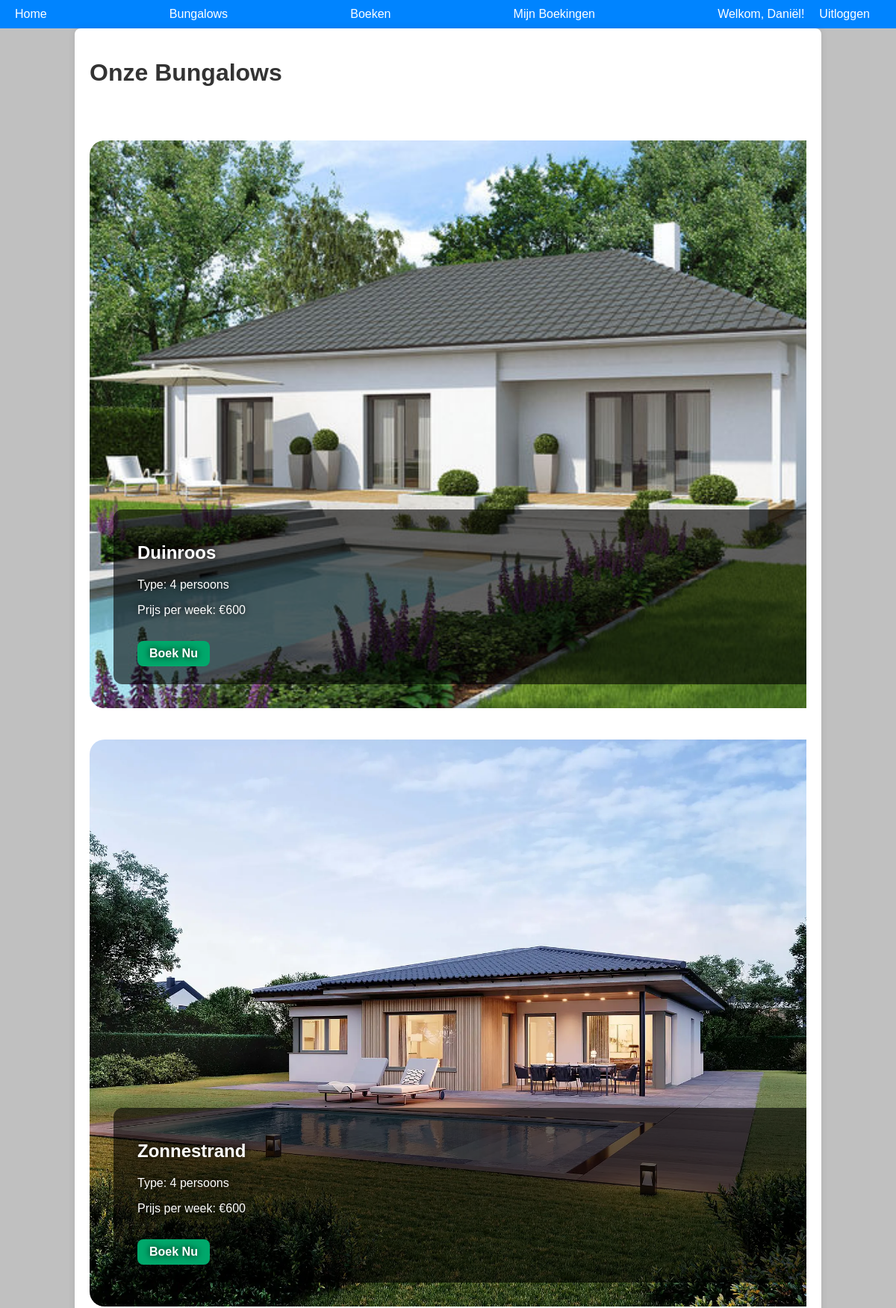
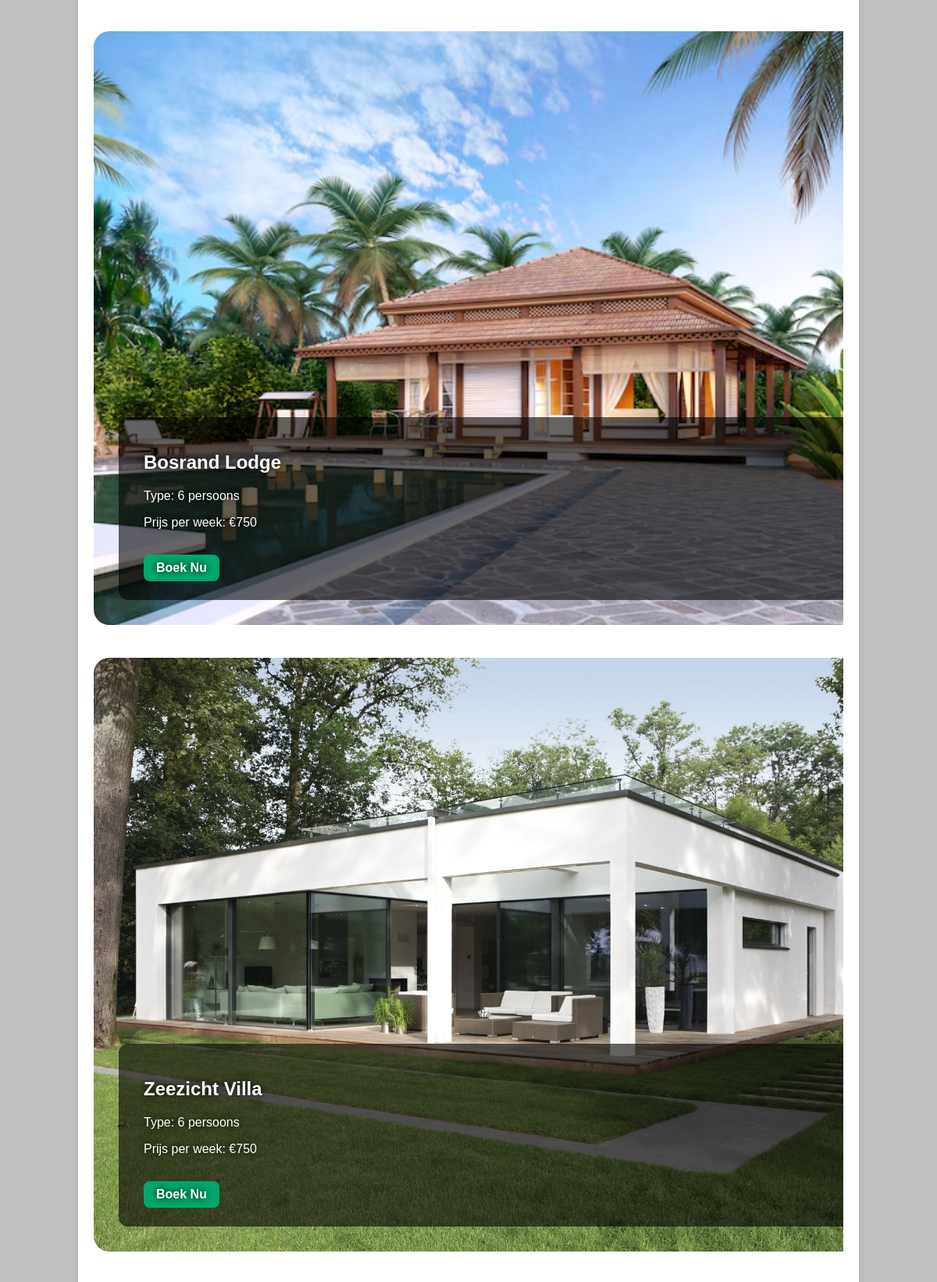
The page /bungalows (signed in, upper part) on the database its author committed (2 pictures, top to bottom).
### models/models.py (models this page shows, shortened)
class Guest(db.Model, UserMixin):
    id = db.Column(db.Integer, primary_key=True)
    username = db.Column(db.String(80), unique=True, nullable=False)
    email = db.Column(db.String(120), unique=True, nullable=False)  # Nieuw email veld
    password = db.Column(db.String(200), nullable=False)
    is_admin = db.Column(db.Boolean, default=False)  # Veld voor adminrechten

class Bungalow(db.Model):
    id = db.Column(db.Integer, primary_key=True)
    name = db.Column(db.String(100), unique=True, nullable=False)
    type_id = db.Column(db.Integer, db.ForeignKey('bungalow_type.id'), nullable=False)
    bungalow_type = db.relationship('BungalowType', backref='bungalows')

class BungalowType(db.Model):
    id = db.Column(db.Integer, primary_key=True)
    size = db.Column(db.Integer, nullable=False)  # 4, 6, or 8 persons
    price_per_week = db.Column(db.Integer, nullable=False)

### app.py (the view)
@app.route('/bungalows')
def bungalows():
    bungalows = Bungalow.query.all()  # Get all bungalows from the database
    return render_template('bungalows.html', bungalows=bungalows)  # Pass them to the template

### app.py (called while the page is built)
@login_manager.user_loader
def load_user(user_id):
    return Guest.query.get(int(user_id))

### templates/bungalows.html (shortened to what this page needs)
{% extends 'base.html' %}
{% block content %}
<h1>Onze Bungalows</h1>
<div class="carousel-container">
    <div class="carousel-track">
        {% set image_files = ['bungalow1.jpg', 'bungalow2.jpg', 'bungalow3.jpg', 'bungalow4.jpg', 'bungalow5.jpg', 'bungalow6.jpg', 'bungalow7.jpg', 'bungalow8.jpg'] %}
        {% for bungalow in bungalows %}
            {% set image = image_files[loop.index0] %}
            <div class="bungalow-slide" style="background-image: url('{{ url_for('static', filename='images/' ~ image) }}')">
                <div class="bungalow-info">
                    <h2>{{ bungalow.name }}</h2>
                    <p>Type: {{ bungalow.bungalow_type.size }} persoons</p>
                    <p>Prijs per week: €{{ bungalow.bungalow_type.price_per_week }}</p>
                    <a href="{{ url_for('booking', bungalow_id=bungalow.id) }}" class="btn">Boek Nu</a>
                </div>
            </div>
        {% endfor %}
    </div>
</div>
{% endblock %}

### templates/base.html (shortened to what this page needs)
<!DOCTYPE html>
<html lang="nl">
<head>
    <link rel="stylesheet" href="{{ url_for('static', filename='css/style.css') }}">
</head>
<body>
    <nav class="nav-container">
        <a href="{{ url_for('home') }}">Home</a>
        <a href="{{ url_for('bungalows') }}">Bungalows</a>
        <a href="{{ url_for('booking') }}">Boeken</a>
        {% if current_user.is_authenticated %}
        <a href="{{ url_for('my_bookings') }}">Mijn Boekingen</a>
        {% endif %}
        <div class="account-section">
            {% if current_user.is_authenticated %}
                <span>Welkom, {{ current_user.username }}!</span>
                <a href="{{ url_for('logout') }}">Uitloggen</a>
            {% else %}
                <a href="{{ url_for('login') }}">Inloggen</a> |
                <a href="{{ url_for('register') }}">Registreren</a>
            {% endif %}
        </div>
    </nav>
    <div class="container">
        {% block content %}{% endblock %}
    </div>
</body>
</html>

### static/css/style.css (style rules this page uses)
body { font-family: Arial, sans-serif; margin: 0; padding: 0; background-color: #c0c0c0; color: #333; }
.nav-container { display: flex; justify-content: space-between; align-items: center; background-color: #0084ff; padding: 10px 20px; }
nav a { color: white; text-decoration: none; margin-right: 15px; }
.account-section { color: white; display: flex; align-items: center; }
.account-section span { margin-right: 10px; }
.account-section a { color: white; text-decoration: none; margin-left: 10px; }
.container { width: 80%; margin: auto; padding: 20px; background: white; border-radius: 8px; box-shadow: 0px 0px 10px rgba(0, 0, 0, 0.1); }
.carousel-container { position: fixed; top: 0; left: 0; width: 100%; height: 100vh; z-index: 1000; overflow-y: scroll; display: flex; justify-content: center; scroll-snap-type: y mandatory; -webkit-overflow-scrolling: touch; padding-top: 50px; }
.carousel-track { display: flex; flex-direction: column; gap: 10px; scroll-snap-type: y mandatory; }
.bungalow-slide { position: relative; width: 100%; height: 100vh; background-size: cover; background-position: center center; background-repeat: no-repeat; scroll-snap-align: start; border-radius: 20px; overflow: hidden; transition: transform 0.3s ease-in-out; z-index: 1; }
.bungalow-info { position: absolute; bottom: 2rem; left: 2rem; color: white; background-color: rgba(0, 0, 0, 0.6); padding: 15px; border-radius: 5px; z-index: 5; }
.container { z-index: 1; position: relative; }

### templates/bungalows.html (style rules this page uses)
.carousel-container { width: 80vw; height: 600vh; overflow-y: hidden; overflow-x: hidden; position: relative; padding-bottom: 3rem; z-index: 0; }
.carousel-track { display: flex; flex-direction: column; width: 100%; position: relative; z-index: 1; }
.bungalow-slide { width: 100%; height: 100vh; background-size: cover; background-position: center; position: relative; color: white; padding: 3rem; text-shadow: 0 0 10px black; transition: transform 0.3s ease-in-out; border-radius: 20px; overflow: hidden; margin-bottom: 2rem; z-index: 1; }
.bungalow-info { position: absolute; bottom: 2rem; left: 2rem; background: rgba(0, 0, 0, 0.6); padding: 1.5rem 2rem; border-radius: 12px; width: calc(100% - 4rem); z-index: 5; }
.bungalow-info .btn { display: inline-block; margin-top: 1rem; background: #00a86b; color: white; padding: 0.5rem 1rem; border-radius: 8px; text-decoration: none; font-weight: bold; }

### rows shown on the page
Guest: username "Daniël"
Bungalow: shows a picture, name "Duinroos", bungalow_type.size "4", bungalow_type.price_per_week "600"
Bungalow: shows a picture, name "Zonnestrand", bungalow_type.size "4", bungalow_type.price_per_week "600"
Bungalow: shows a picture, name "Bosrand Lodge", bungalow_type.size "6", bungalow_type.price_per_week "750"
Bungalow: shows a picture, name "Zeezicht Villa", bungalow_type.size "6", bungalow_type.price_per_week "750"
